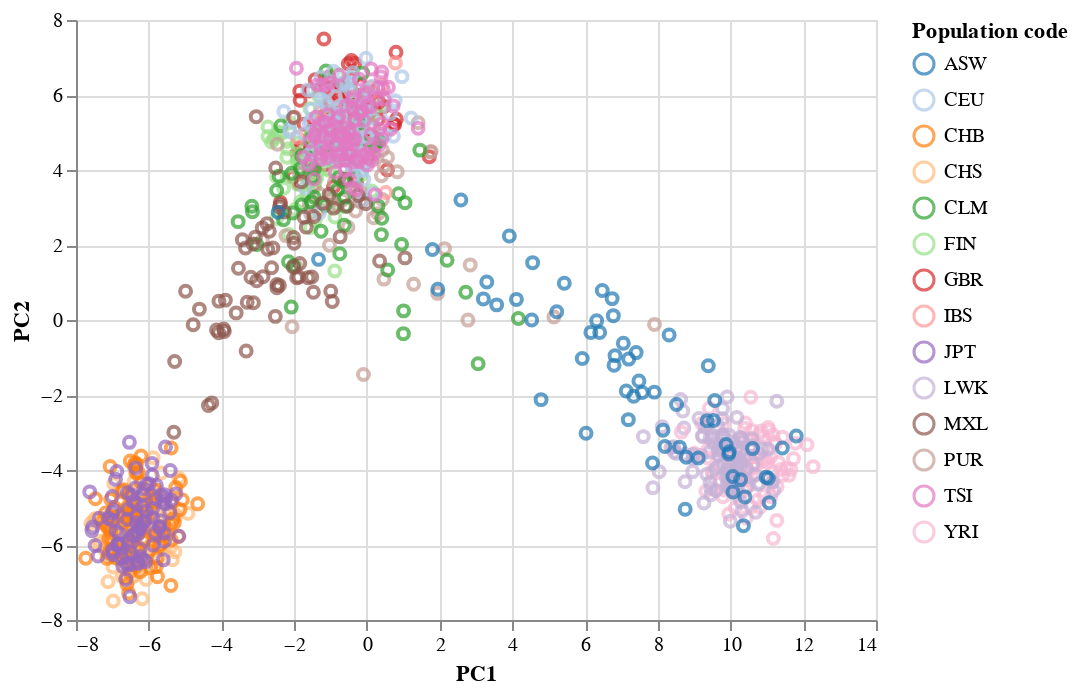

Here is the notebook cell this chart was saved with:
### Code cell
alt.Chart(df_plot).mark_point().encode(
    x='PC1',
    y='PC2',
    color=alt.Color('Population code', scale=alt.Scale(scheme='category20'))
)

### Figure 1 — Vega-Lite specification as saved in the notebook (floating-point values rounded to 4 significant figures; data arrays with more than 128 entries replaced by an {"elided": "..."} marker saying what was removed)
{"config": {"view": {"continuousWidth": 400, "continuousHeight": 300}}, "data": {"name": "data-706d6dff5f6ef68fb6bc232b21008e52"}, "mark": "point", "encoding": {"color": {"field": "Population code", "scale": {"scheme": "category20"}, "type": "nominal"}, "x": {"field": "PC1", "type": "quantitative"}, "y": {"field": "PC2", "type": "quantitative"}}, "$schema": "https://vega.github.io/schema/vega-lite/v4.17.0.json", "datasets": {"data-706d6dff5f6ef68fb6bc232b21008e52": {"elided": "1092 records"}}}
